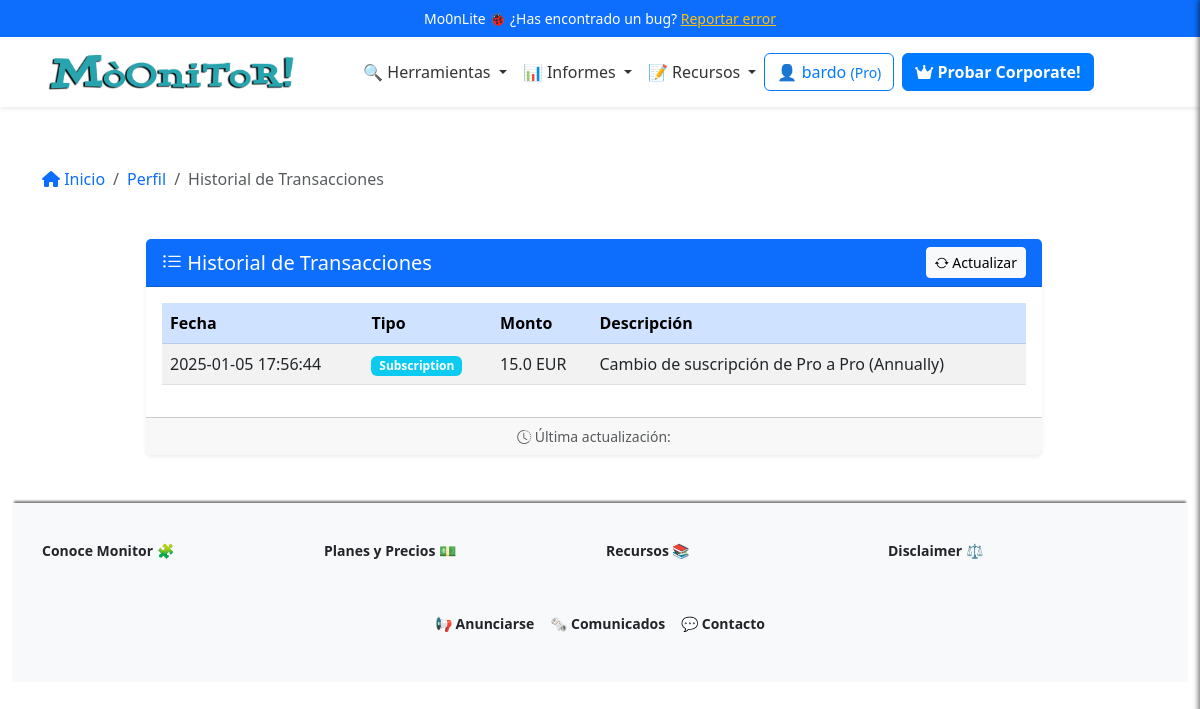
The app's page /profile/transactions (signed in), older data.
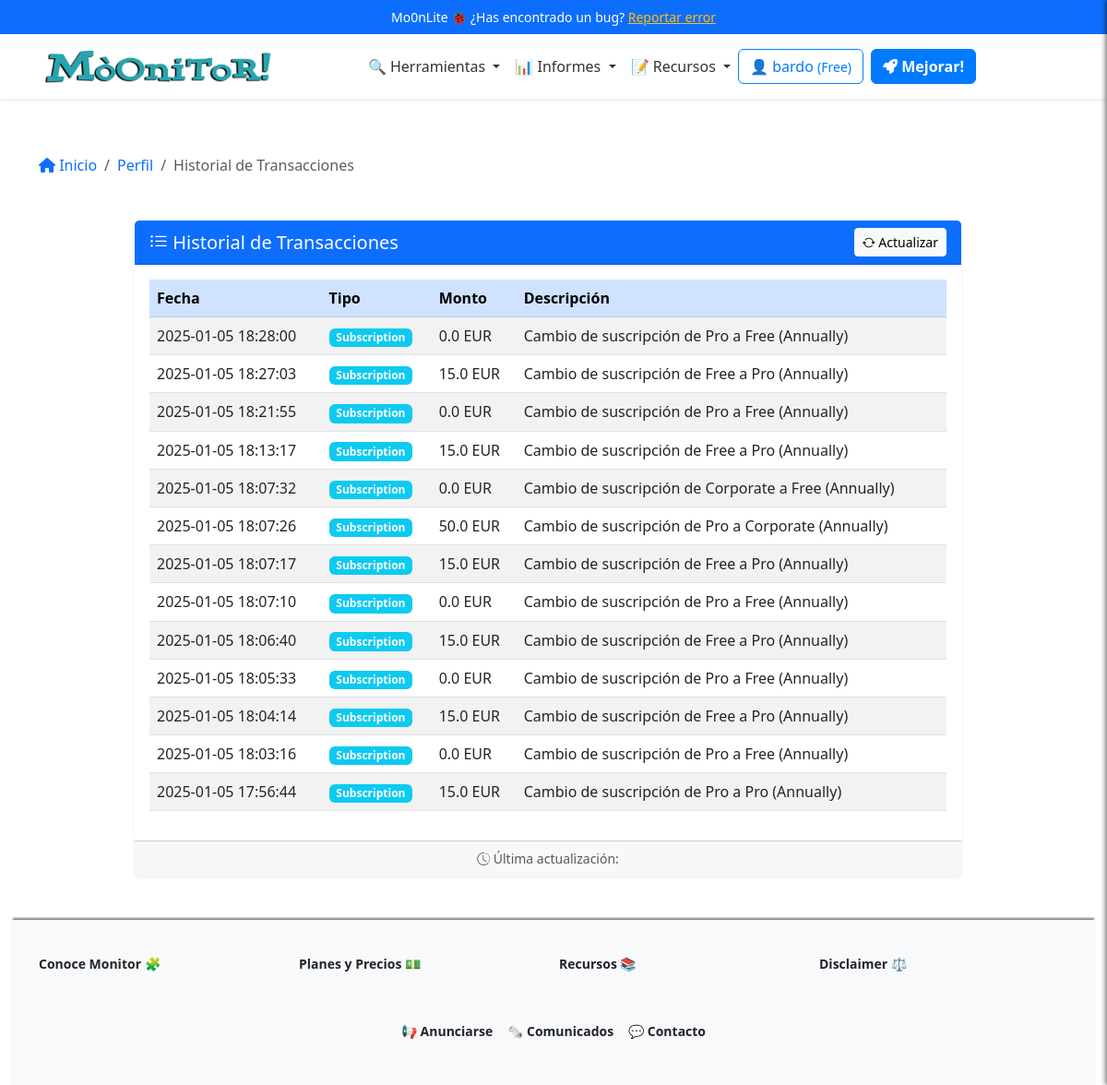
The same page, newer data.
### app/models/user_model.py (models this page shows, shortened)
class Users(UserMixin, db.Model):
    __tablename__ = 'Users'
    id = db.Column(db.Integer, primary_key=True)
    username = db.Column(db.String(80), unique=True, nullable=False)
    email = db.Column(db.String(120), unique=True, nullable=False)
    password_hash = db.Column(db.String(255), nullable=False)
    token = db.Column(db.String(255), index=True, unique=True)
    active = db.Column(db.Boolean, default=False)
    registered_on = db.Column(db.DateTime,
                              nullable=False,
                              default=datetime.datetime.utcnow)
    config = db.Column(JSONType)
    role = db.Column(db.String(20), nullable=False, default='usuario')
    subscription_plan = db.Column(Enum('Free',
                                       'Pro',
                                       'Corporate',
                                       name='subscription_plans'),
                                  default='Free')
    subscription_currency = db.Column(
        db.String(3), default='EUR')  # ISO currency codes (e.g., USD, EUR)
    subscription_expiration = db.Column(db.DateTime, nullable=True)
    subscription_frequency = db.Column(Enum('Monthly',
                                            'Annually',
                                            name='subscription_frequency'),
                                       default='Monthly')
    primary_payment = db.Column(JSONType, nullable=True)  # IBAN, SWIFT, etc.
    secondary_payment = db.Column(JSONType, nullable=True)
    transactions = db.relationship('Transaction', backref='user', lazy=True)
    def is_subscription_active(self):
        if not self.subscription_expiration:
            return False
        return self.subscription_expiration > datetime.datetime.utcnow()

class Transaction(db.Model):
    __tablename__ = 'Transactions'
    id = db.Column(db.Integer, primary_key=True)
    user_id = db.Column(db.Integer, db.ForeignKey('Users.id'), nullable=False)
    amount = db.Column(db.Float, nullable=False)
    transaction_type = db.Column(db.String(50),
                                 nullable=False)  # payment, refund, etc.
    description = db.Column(db.String(255), nullable=True)
    timestamp = db.Column(db.DateTime,
                          nullable=False,
                          default=datetime.datetime.utcnow)

### app/views/user_views.py (the view)
@app.route('/profile/transactions')
@login_required
def transaction_history():
    breadcrumbs = [{
        'url': '/profile',
        'text': 'Perfil'
    }, {
        'url': '/profile/transactions',
        'text': 'Historial de Transacciones'
    }]
    transactions = Transaction.query.filter_by(
        user_id=current_user.id).order_by(Transaction.timestamp.desc()).all()
    user = Users.query.get(current_user.id)
    return render_template('user/transactions.html',
                           transactions=transactions,
                           breadcrumbs=breadcrumbs,
                           user=user)

### app/__init__.py (called while the page is built)
@app.context_processor
def inject_sidebar_info():
    return dict(is_admin=current_user.is_authenticated
                and current_user.role == 'admin')

@app.context_processor
def inject_breadcrumb():
    breadcrumbs = [{
        'url': '/',
        'text': 'Inicio'
    }, {
        'url': '/profile',
        'text': 'Opcion 1'
    }, {
        'url': '/profile/edit',
        'text': 'Sub opcion 1'
    }]
    return {'breadcrumbs': breadcrumbs}

@app.context_processor
def inject_grouped_tools():
    grouped_tools = {}
    for category, tools_in_category in groupby(sorted(
            tools, key=itemgetter('category')),
                                               key=itemgetter('category')):
        subcategories = {}
        for subcategory, tools_in_subcategory in groupby(
                sorted(tools_in_category, key=itemgetter('subcategory')),
                key=itemgetter('subcategory')):
            subcategories[subcategory] = list(tools_in_subcategory)
        grouped_tools[category] = subcategories
    return dict(grouped_tools=grouped_tools)

@login_manager.user_loader
def load_user(user_id):
    return Users.query.get(int(user_id))

### app/templates/user/transactions.html (shortened to what this page needs)
{% extends "base.html" %}
{% block content %}
{% include 'inc/breadcrumbs.html' %}
<div class="container my-5 mb-5">
    <div class="row justify-content-center">
        <div class="col-lg-10">
            <div class="card shadow-sm border-0">
                <div class="card-header bg-primary text-white d-flex justify-content-between align-items-center">
                    <h2 class="h5 mb-0"><i class="bi bi-list-ul"></i> Historial de Transacciones</h2>
                    <button class="btn btn-light btn-sm">
                        <i class="bi bi-arrow-repeat"></i> Actualizar
                    </button>
                </div>
                <div class="card-body">
                    {% if transactions %}
                    <table id="transactionsTable" class="table table-striped table-hover align-middle">
                        <thead class="table-primary">
                            <tr>
                                <th scope="col">Fecha</th>
                                <th scope="col">Tipo</th>
                                <th scope="col">Monto</th>
                                <th scope="col">Descripción</th>
                            </tr>
                        </thead>
                        <tbody>
                            {% for transaction in transactions %}
                            <tr>
                                <td>{{ transaction.timestamp.strftime('%Y-%m-%d %H:%M:%S') }}</td>
                                <td>
                                    <span class="badge {% if transaction.transaction_type == 'Subscription' %}bg-info{% else %}bg-secondary{% endif %}">
                                        {{ transaction.transaction_type }}
                                    </span>
                                </td>
                                <td>{{ transaction.amount }} {{ user.subscription_currency }}</td>
                                <td>{{ transaction.description }}</td>
                            </tr>
                            {% endfor %}
                        </tbody>
                    </table>
                    {% else %}
                    <div class="alert alert-warning text-center" role="alert">
                        <i class="bi bi-info-circle"></i> No se encontraron transacciones.
                    </div>
                    {% endif %}
                </div>
                <div class="card-footer text-muted small text-center">
                    <i class="bi bi-clock-history"></i> Última actualización: {{ current_time }}
                </div>
            </div>
        </div>
    </div>
</div>
{% endblock %}

### app/templates/base.html (shortened to what this page needs)
<!DOCTYPE html>
<html lang="en">
<head>
    <link href="https://cdn.jsdelivr.net/npm/bootstrap@5.3.0-alpha1/dist/css/bootstrap.min.css" rel="stylesheet">
    <link href="https://cdnjs.cloudflare.com/ajax/libs/font-awesome/6.0.0-beta3/css/all.min.css" rel="stylesheet">
    <link href="https://cdn.jsdelivr.net/npm/simple-datatables@latest/dist/style.css" rel="stylesheet">
    <link rel="stylesheet"
        href="https://cdnjs.cloudflare.com/ajax/libs/bootstrap-icons/1.8.1/font/bootstrap-icons.min.css">
    <link rel="stylesheet" href="{{ url_for('static', filename='css/style.css') }}">
</head>
<body>
    {% include 'inc/header.html' %}
    <div class="container-fluid">
        <div class="row-0">
            <div class="col" id="main-content">
                <div class="container mt-0">
                    {% block content %}
                    {% endblock %}
                </div>
                {% include 'inc/footer.html' %}
            </div>
        </div>
    </div>
</body>
</html>

### app/templates/inc/header.html (shortened to what this page needs)
<header class="header">
  <div class="info-bar text-center py-2 bg-primary text-white">
    Mo0nLite 🐞 ¿Has encontrado un bug? <a href="#" class="text-warning text-decoration-underline">Reportar error</a>
  </div>
  {% include 'inc/navbar.html' %}
</header>

### app/templates/inc/navbar.html (shortened to what this page needs)
<nav class="navbar navbar-expand-lg navbar-light bg-white shadow-sm">
  <div class="container">
    <a class="navbar-brand mx-auto" href="{{ url_for('index') }}">
      <img src="{{ url_for('static', filename='logo.png') }}" alt="Logo" height="50"
        class="d-inline-block align-text-top">
    </a>
    <div class="collapse navbar-collapse justify-content-center" id="navbarNav">
      <ul class="navbar-nav align-items-center">
        <li class="nav-item dropdown">
          <a class="nav-link dropdown-toggle" href="#" id="domainDnsDropdown" role="button" data-bs-toggle="dropdown"
            aria-expanded="false">
            🔍 Herramientas
          </a>
        </li>
        <li class="nav-item dropdown">
          <a class="nav-link dropdown-toggle" href="#" id="domainDnsDropdown" role="button" data-bs-toggle="dropdown"
            aria-expanded="false">
            📊 Informes
          </a>
        </li>
        <li class="nav-item dropdown">
          <a class="nav-link dropdown-toggle" href="#" id="domainDnsDropdown" role="button" data-bs-toggle="dropdown"
            aria-expanded="false">
            📝 Recursos
          </a>
        </li>
      </ul>
    <div class="d-flex flex-column flex-sm-row align-items-center justify-content-center ms-0 mb-3 mt-3">
      {% if current_user.is_authenticated %}
          <a href="/dashboard" class="btn btn-outline-primary mb-2 mb-sm-0 me-sm-2">
              <span class="item-responsive">👤 {{ current_user.username }}
                  <small>({{ current_user.subscription_plan }})</small>
              </span>
          </a>
          {% if current_user.subscription_plan == "Free" %}
              <a class="btn btn-primary mb-2 mb-sm-0 me-sm-2 text-decoration-none fw-semibold" href="{{ url_for('edit_subscription') }}">
                  <i class="fa-solid fa-rocket"></i> Mejorar!
              </a>
          {% elif current_user.subscription_plan == "Pro" %}
              <a class="btn btn-primary mb-2 mb-sm-0 me-sm-2 text-decoration-none fw-semibold" href="{{ url_for('edit_subscription') }}">
                  <i class="fa-solid fa-crown"></i> Probar Corporate!
              </a>
          {% endif %}
      {% endif %}
  </div>
    </div>
  </div>
</nav>

### app/templates/inc/breadcrumbs.html
{% if breadcrumbs %}
<nav aria-label="breadcrumb">
    <ol class="breadcrumb bg-transparent p-0 mb-4">
        <li class="breadcrumb-item">
            <a href="/" class="text-decoration-none">
                <i class="fa-solid fa-house"></i> Inicio
            </a>
        </li>
        {% for crumb in breadcrumbs %}
        {% if loop.last %}
        <li class="breadcrumb-item active" aria-current="page">{{ crumb.text }}</li>
        {% else %}
        <li class="breadcrumb-item">
            <a href="{{ crumb.url }}" class="text-decoration-none">{{ crumb.text }}</a>
        </li>
        {% endif %}
        {% endfor %}
    </ol>
</nav>
{% endif %}

### app/templates/inc/footer.html
<footer>
  <div class="container">
    <div class="row">
      <div class="col-md-3 footer-column">
        <h6 class="dropdown-header">Conoce Monitor 🧩</h6>
      </div>
      <div class="col-md-3 footer-column">
        <h6 class="dropdown-header">Planes y Precios 💵</h6>
      </div>
      <div class="col-md-3 footer-column">
        <h6 class="dropdown-header">Recursos 📚</h6>
      </div>
      <div class="col-md-3 footer-column">
        <h6 class="dropdown-header">Disclaimer ⚖️</h6>
      </div>
    </div>
  </div>
  <div class="top-bar d-flex justify-content-center align-items-center py-2 bg-light">
    <div class="d-flex flex-wrap gap-3">
      <a href="#" class="text-dark text-decoration-none fw-semibold">📢 Anunciarse</a>
      <a href="#" id="showSidebar" class="text-dark text-decoration-none fw-semibold">🗞️ Comunicados</a>
      <a href="#" class="text-dark text-decoration-none fw-semibold">💬 Contacto</a>
    </div>
  </div>
</footer>

### app/static/css/style.css (style rules this page uses)
:root { --primary-color: #007bff; --secondary-color: #6c757d; --background-color: #f8f9fa; --text-color: #212529; --info-color: #7c71c5; --navbar-background: white; --navbar-shadow: 0 4px 2px -2px rgba(0, 0, 0, 0.1); --navbar-link: #333; --white: #fff; --featured-column: #f9f9f9; --menu-header: #000; --menu-separator: #ccc; --hover-background: #e0e0e0; }
body { display: flex; flex-direction: column; min-height: 100vh; background-image: url('https://ciberpunk.es/wp-content/uploads/2020/12/finance4-section-bg2.png'); background-repeat: repeat-y; background-blend-mode: normal; }
.container-fluid { flex: 1; }
.info-bar, .top-bar { font-size: 14px; padding: 5px 0; }
.top-bar a { color: var(--text-color) !important; text-decoration: none; }
.info-bar { background-color: var(--secondary-color); color: var(--white); }
.navbar { background-color: var(--navbar-background); box-shadow: var(--navbar-shadow); width: 100%; display: block; padding: 0; position: relative; }
.navbar-nav .nav-link { color: var(--navbar-link); }
.btn-primary { background-color: var(--primary-color); border-color: var(--primary-color); }
.btn-outline-primary { border-color: var(--primary-color); color: var(--primary-color); }
footer { background-color: var(--background-color); padding: 40px 0; color: var(--text-color); box-shadow: 0 -4px 2px -2px gray; }
footer .footer-column { margin-bottom: 30px; }
footer .footer-column h6 { font-weight: bold; margin-bottom: 15px; }
#main-content { margin-top: 60px; }
.row { margin-right: 0 !important; }

### app/templates/inc/navbar.html (style rules this page uses)
.dropdown-header { font-weight: bold; margin-bottom: 2px; }

Row changes from the older to the newer data that the page shows:
changed Users "bardo": subscription_plan "Pro" → "Free"
added Transaction: {{ user.subscription_currency }} "EUR"
added Transaction: {{ user.subscription_currency }} "EUR"
added Transaction: {{ user.subscription_currency }} "EUR"
added Transaction: {{ user.subscription_currency }} "EUR"
added Transaction: {{ user.subscription_currency }} "EUR"
added Transaction: {{ user.subscription_currency }} "EUR"
added Transaction: {{ user.subscription_currency }} "EUR"
added Transaction: {{ user.subscription_currency }} "EUR"
added Transaction: {{ user.subscription_currency }} "EUR"
added Transaction: {{ user.subscription_currency }} "EUR"
added Transaction: {{ user.subscription_currency }} "EUR"
added Transaction: {{ user.subscription_currency }} "EUR"
Text that changed along with them:
text no longer shown: "Probar Corporate!"
text now shown: "Mejorar!"
